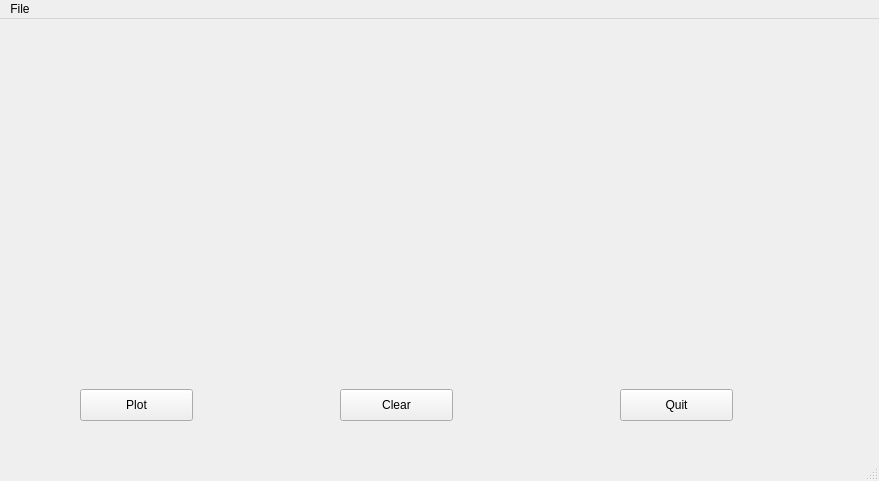
<?xml version="1.0" encoding="UTF-8"?>
<ui version="4.0">
 <class>MatplotlibDemo</class>
 <widget class="QMainWindow" name="MatplotlibDemo">
  <property name="geometry">
   <rect>
    <x>0</x>
    <y>0</y>
    <width>879</width>
    <height>481</height>
   </rect>
  </property>
  <property name="windowTitle">
   <string>Matplotlib Demo with Titanic Data</string>
  </property>
  <widget class="QWidget" name="centralwidget">
   <widget class="MplWidget" name="mpl_widget" native="true">
    <property name="geometry">
     <rect>
      <x>40</x>
      <y>20</y>
      <width>801</width>
      <height>321</height>
     </rect>
    </property>
   </widget>
   <widget class="QPushButton" name="bt_plot">
    <property name="geometry">
     <rect>
      <x>80</x>
      <y>370</y>
      <width>113</width>
      <height>32</height>
     </rect>
    </property>
    <property name="text">
     <string>Plot</string>
    </property>
   </widget>
   <widget class="QPushButton" name="bt_quit">
    <property name="geometry">
     <rect>
      <x>620</x>
      <y>370</y>
      <width>113</width>
      <height>32</height>
     </rect>
    </property>
    <property name="text">
     <string>Quit</string>
    </property>
   </widget>
   <widget class="QPushButton" name="bt_clear">
    <property name="geometry">
     <rect>
      <x>340</x>
      <y>370</y>
      <width>113</width>
      <height>32</height>
     </rect>
    </property>
    <property name="text">
     <string>Clear</string>
    </property>
   </widget>
  </widget>
  <widget class="QMenuBar" name="menubar">
   <property name="geometry">
    <rect>
     <x>0</x>
     <y>0</y>
     <width>879</width>
     <height>22</height>
    </rect>
   </property>
   <widget class="QMenu" name="menuFile">
    <property name="title">
     <string>File</string>
    </property>
    <addaction name="actionQuit"/>
   </widget>
   <addaction name="menuFile"/>
  </widget>
  <widget class="QStatusBar" name="statusbar"/>
  <action name="actionQuit">
   <property name="text">
    <string>Quit</string>
   </property>
  </action>
 </widget>
 <customwidgets>
  <customwidget>
   <class>MplWidget</class>
   <extends>QWidget</extends>
   <header>mplwidget</header>
   <container>1</container>
  </customwidget>
 </customwidgets>
 <resources/>
 <connections>
  <connection>
   <sender>actionQuit</sender>
   <signal>triggered()</signal>
   <receiver>MatplotlibDemo</receiver>
   <slot>close()</slot>
   <hints>
    <hint type="sourcelabel">
     <x>-1</x>
     <y>-1</y>
    </hint>
    <hint type="destinationlabel">
     <x>439</x>
     <y>240</y>
    </hint>
   </hints>
  </connection>
  <connection>
   <sender>bt_quit</sender>
   <signal>clicked()</signal>
   <receiver>MatplotlibDemo</receiver>
   <slot>close()</slot>
   <hints>
    <hint type="sourcelabel">
     <x>676</x>
     <y>407</y>
    </hint>
    <hint type="destinationlabel">
     <x>439</x>
     <y>240</y>
    </hint>
   </hints>
  </connection>
 </connections>
</ui>
